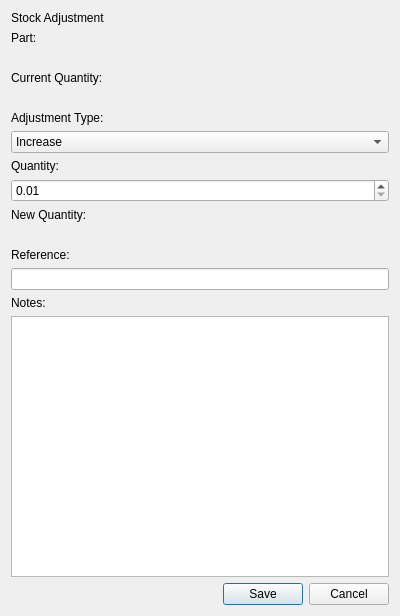
<?xml version="1.0" encoding="UTF-8"?>
<ui version="4.0">
 <class>AdjustStockDialog</class>
 <widget class="QDialog" name="AdjustStockDialog">
  <property name="geometry">
   <rect>
    <x>0</x>
    <y>0</y>
    <width>400</width>
    <height>616</height>
   </rect>
  </property>
  <property name="windowTitle">
   <string>Stock Adjustment</string>
  </property>
  <layout class="QVBoxLayout" name="verticalLayout">
   <item>
    <widget class="QLabel" name="lblTitle">
     <property name="text">
      <string>Stock Adjustment</string>
     </property>
    </widget>
   </item>
   <item>
    <widget class="QLabel" name="lblPart">
     <property name="text">
      <string>Part:</string>
     </property>
    </widget>
   </item>
   <item>
    <widget class="QLabel" name="lblPartValue">
     <property name="text">
      <string/>
     </property>
    </widget>
   </item>
   <item>
    <widget class="QLabel" name="lblCurrentQuantity">
     <property name="text">
      <string>Current Quantity:</string>
     </property>
    </widget>
   </item>
   <item>
    <widget class="QLabel" name="lblCurrentQuantityValue">
     <property name="text">
      <string/>
     </property>
    </widget>
   </item>
   <item>
    <widget class="QLabel" name="lblAdjustmentType">
     <property name="text">
      <string>Adjustment Type:</string>
     </property>
    </widget>
   </item>
   <item>
    <widget class="QComboBox" name="cmbAdjustmentType">
     <property name="currentText">
      <string>Increase</string>
     </property>
     <property name="currentIndex">
      <number>0</number>
     </property>
     <item>
      <property name="text">
       <string>Increase</string>
      </property>
     </item>
     <item>
      <property name="text">
       <string>Decrease</string>
      </property>
     </item>
    </widget>
   </item>
   <item>
    <widget class="QLabel" name="lblQuantity">
     <property name="text">
      <string>Quantity:</string>
     </property>
    </widget>
   </item>
   <item>
    <widget class="QDoubleSpinBox" name="dsbQuantity">
     <property name="minimum">
      <double>0.010000000000000</double>
     </property>
     <property name="maximum">
      <double>999999999.000000000000000</double>
     </property>
    </widget>
   </item>
   <item>
    <widget class="QLabel" name="lblNewQuantity">
     <property name="text">
      <string>New Quantity:</string>
     </property>
    </widget>
   </item>
   <item>
    <widget class="QLabel" name="lblNewQuantityValue">
     <property name="text">
      <string/>
     </property>
    </widget>
   </item>
   <item>
    <widget class="QLabel" name="lblReference">
     <property name="text">
      <string>Reference:</string>
     </property>
    </widget>
   </item>
   <item>
    <widget class="QLineEdit" name="txtReference"/>
   </item>
   <item>
    <widget class="QLabel" name="lblNotes">
     <property name="text">
      <string>Notes:</string>
     </property>
    </widget>
   </item>
   <item>
    <widget class="QPlainTextEdit" name="txtNotes"/>
   </item>
   <item>
    <layout class="QHBoxLayout" name="horizontalLayout">
     <item>
      <spacer name="horizontalSpacer">
       <property name="orientation">
        <enum>Qt::Orientation::Horizontal</enum>
       </property>
       <property name="sizeHint" stdset="0">
        <size>
         <width>40</width>
         <height>20</height>
        </size>
       </property>
      </spacer>
     </item>
     <item>
      <widget class="QDialogButtonBox" name="buttonBox">
       <property name="orientation">
        <enum>Qt::Orientation::Horizontal</enum>
       </property>
       <property name="standardButtons">
        <set>QDialogButtonBox::StandardButton::Cancel|QDialogButtonBox::StandardButton::Save</set>
       </property>
      </widget>
     </item>
    </layout>
   </item>
  </layout>
 </widget>
 <resources/>
 <connections/>
</ui>
